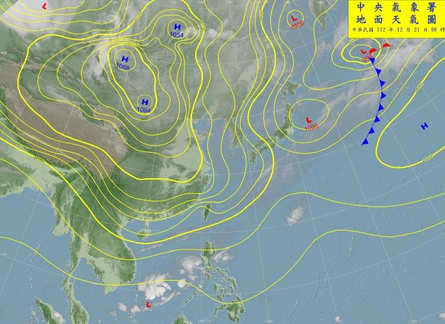
#> input picture 20231221/SWM.png, 445 x 324 px, shrunk from 728 x 531 before the run, found by its file name
$ python east_rounded.py
#> lines starting #> are read from the running program, lines starting #| are printed output that depends on the picture; after the words box and inside, x2 and y2 are one past the last pixel; in counts of white or black regions, pixels touching at a corner belong together
# -*- coding: utf-8 -*-
"""
Created on Sun Dec 17 15:16:22 2023

@author: User
"""


from PIL import Image, ImageDraw, ImageOps
from datetime import datetime
import os


now = datetime.now()
now_str = now.strftime("%Y%m%d")

img_path = fr"C:\Users\User\Desktop\East_auto\{now_str}"

os.chdir(img_path)


def circle_corner(img, rad = 20, two_corner = True):

    # Image.new(mode, size, color) 用以創建圖像
    mask = Image.new("L", img.size, 0)

    # 將上述圖像設定為"可繪製圖像"
    draw = ImageDraw.Draw(mask)

    # 利用draw創造出的可繪製圖像，建立一個圓角的矩形
    draw.rounded_rectangle((0,0) + img.size, rad, fill = 255)

    # ImageOps 是一個可以對圖像進行操作的函示庫，其中fit是讓img的圖形大小符合mask圖形大小。
    # center指圖片擺放位置(0.5, 0.5)代表置中。
    round_img = ImageOps.fit(img, mask.size, centering = (0.5, 0.5))

    # putalpha 是一種Image方法，設定圖像的透明度
    round_img.putalpha(mask)

    return round_img


def apply_to_image(img_path):

#> called with img_path = 'SWM'
    image = Image.open(img_path + ".png")
#> image is the input picture: PIL image 445x324 RGB; mean R, G, B 140.6, 160.8, 145.9

    # GIF圖檔本身帶有"調色版(palette-based)"的alpha通道，故與png本身支持透明度的格式有所衝突
    image = image.convert("RGBA")
#> image: PIL image 445x324 RGBA

    round_image = circle_corner(image)
#> in circle_corner, `mask = Image.new("L", img.size, 0)`: mask: PIL image 445x324 L; every value is 0
#> in circle_corner, `round_img.putalpha(mask)`:
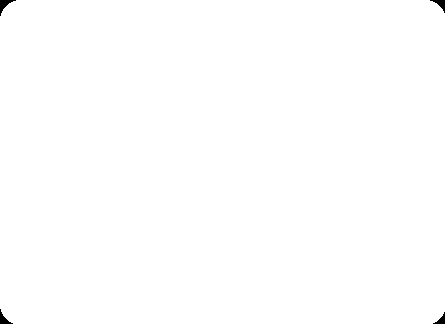
#> mask: PIL image 445x324 L; 99.8% white; 4 black regions, box (x1, y1, x2, y2) and area: (0, 0, 16, 16) 92, (430, 0, 445, 13) 76, (0, 309, 13, 324) 76, (433, 312, 445, 324) 61

    round_image.save("round_" + img_path + ".png", )


path = ["SWM", "StreamLine", "Satellite"]

for i in path:
    apply_to_image(i)
#> pass 2 of the loop `for i in path:`:
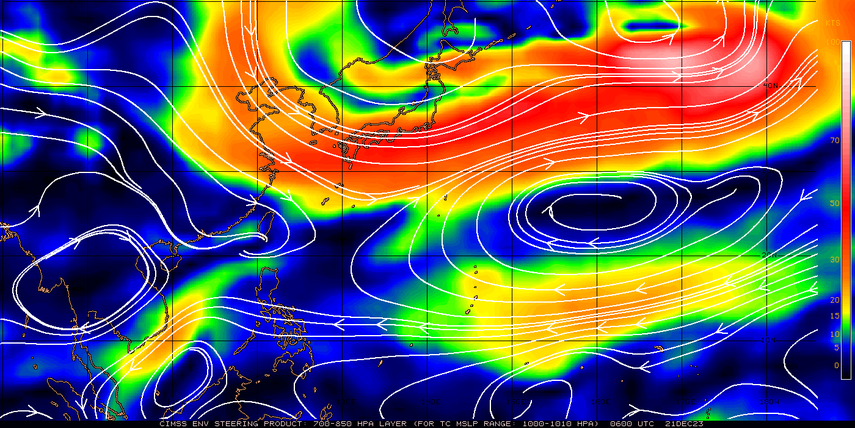
#> input picture 20231221/StreamLine.png, 855 x 428 px, shrunk from 1400 x 700 before the run, found by its file name
#> in apply_to_image, image is the input picture: PIL image 855x428 RGB; mean R, G, B 98.5, 93.9, 92.9
#> image: PIL image 855x428 RGBA
#> in circle_corner (call 2), `round_img.putalpha(mask)`:
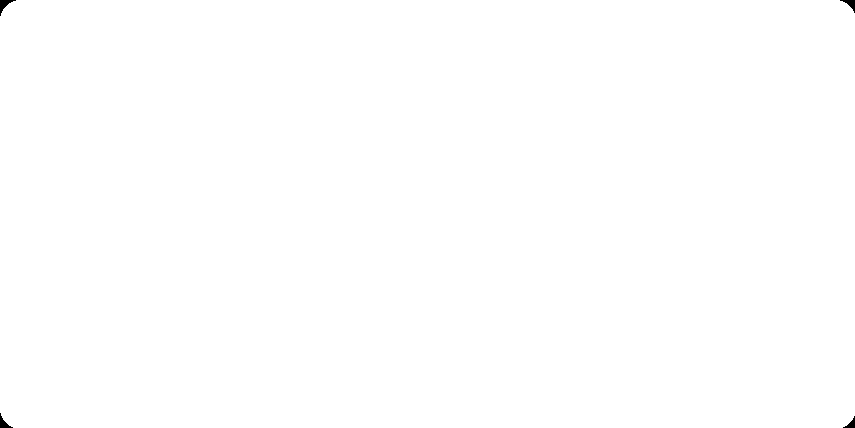
#> mask: PIL image 855x428 L; 99.9% white; 4 black regions, box (x1, y1, x2, y2) and area: (0, 0, 16, 16) 92, (840, 0, 855, 13) 76, (0, 413, 13, 428) 76, (843, 416, 855, 428) 61
#> round_img: PIL image 855x428 RGBA
#> pass 3 of the loop `for i in path:`:
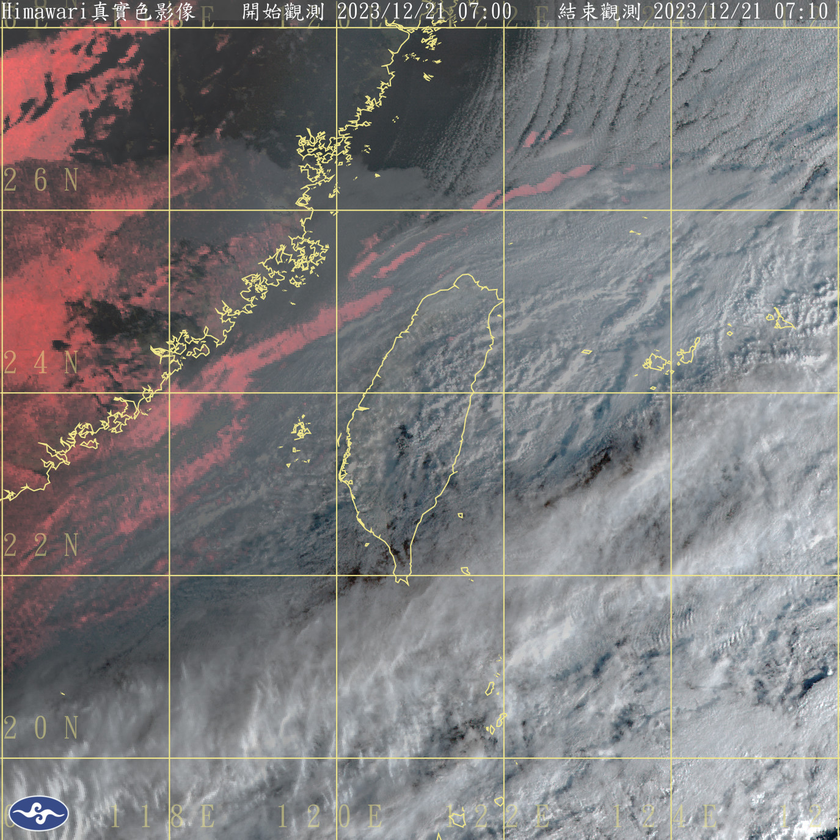
#> input picture 20231221/Satellite.png, 840 x 840 px, shrunk from 1375 x 1375 before the run, found by its file name
#> in apply_to_image, image is the input picture: PIL image 840x840 RGB; mean R, G, B 125.6, 123, 124.1
#> image: PIL image 840x840 RGBA
#> in circle_corner (call 3), `round_img.putalpha(mask)`:
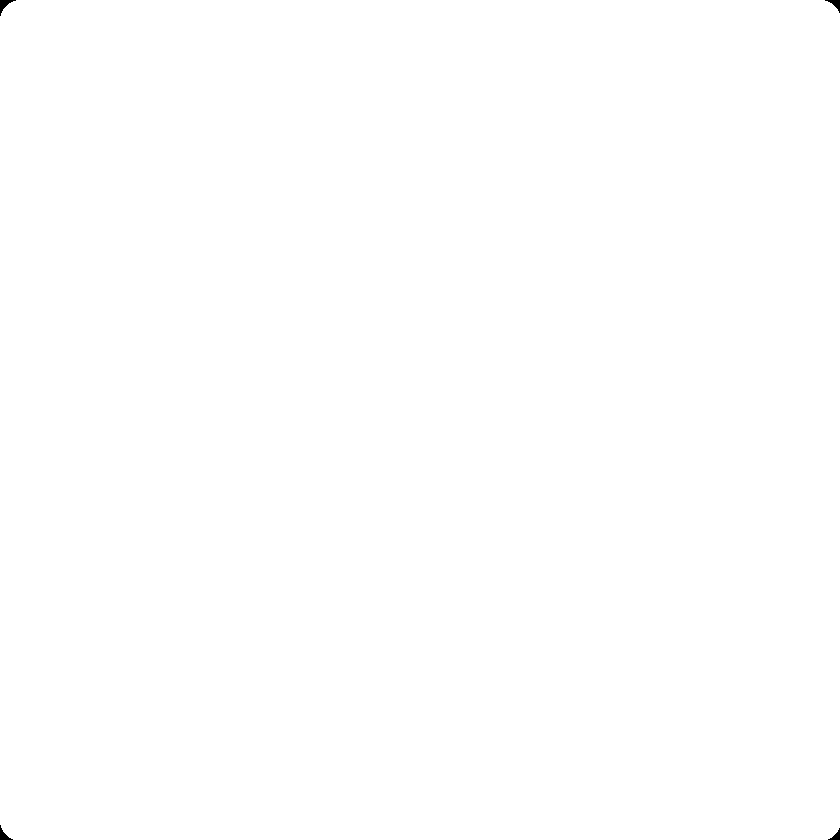
#> mask: PIL image 840x840 L; 100% white; 4 black regions, box (x1, y1, x2, y2) and area: (0, 0, 16, 16) 92, (825, 0, 840, 13) 76, (0, 825, 13, 840) 76, (828, 828, 840, 840) 61
#> round_img: PIL image 840x840 RGBA
